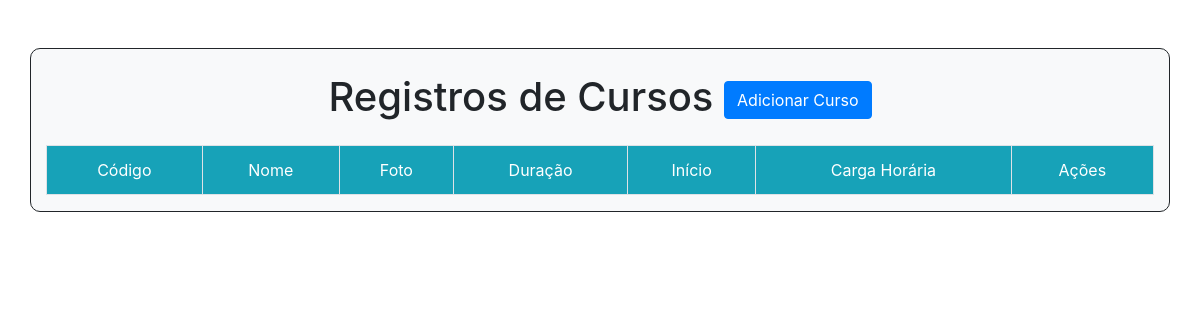
/academico/listar/curso, run on an earlier commit of the app's database.
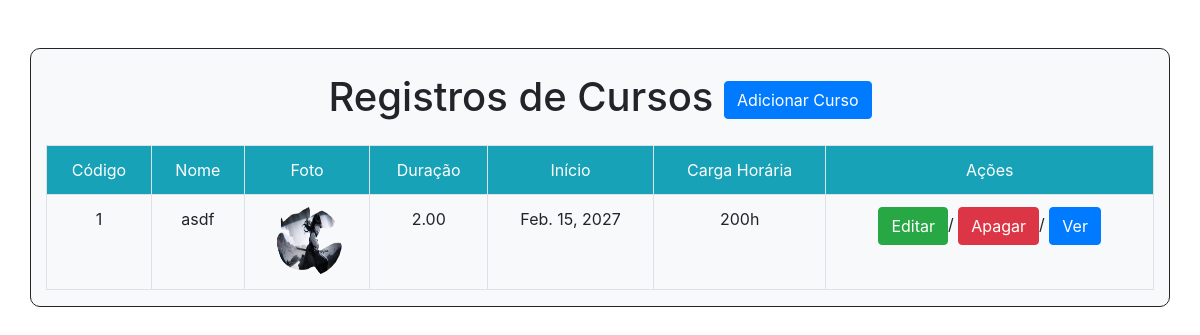
And on a later commit of the database.
### academico/models.py (models this page shows)
class Curso(models.Model):
    codigo = models.IntegerField(max_length=2, primary_key=True)
    nome = models.CharField(max_length=100)
    foto = models.ImageField(upload_to='fotos/cursos')
    duracao = models.DecimalField(max_digits=3, decimal_places=2)
    data_inicio = models.DateField(blank=True, )
    cargaHoraria = models.IntegerField()

### academico/views.py (the view)
# urls.py: path("listar/curso",views.listarCurso, name="listagem"),
def listarCurso(request):
   curso = Curso.objects.all()
   dicionario = { 'registros': curso }
   return render(request, 'listagem_curso.html',context=dicionario)

### academico/templates/listagem_curso.html (shortened to what this page needs)
<!DOCTYPE html>
<html lang="pt-br">
<head>
    <link rel="stylesheet" href="https://cdn.jsdelivr.net/npm/bootstrap@4.6.1/dist/css/bootstrap.min.css">
</head>
<body>
<div class="container mt-5 bg-light" style="border:1px solid ; background-color:#1111; border-radius: 10px;">
    <h1 class="m-4 text-center">Registros de Cursos <a href="/academico/adicionar/curso/" class="btn btn-primary">Adicionar Curso</a></h1>
    <table class="table table-bordered">
        <tr class="bg-info text-white text-center ">
            <td> Código </td>
            <td> Nome </td>
            <td> Foto </td>
            <td> Duração </td>
            <td> Início </td>
            <td> Carga Horária </td>
            <td> Ações </td>
        </tr>
        {% for reg in registros %}
        <tr class="text-center">
            <td>{{ reg.codigo }}</td>
            <td>{{ reg.nome }}</td>
            <td><img src="/midia/{{ reg.foto }}" class="rounded-circle" height="70px" width="70px"></td>
            <td>{{ reg.duracao }}</td>
            <td>{{ reg.data_inicio }}</td>
            <td>{{ reg.cargaHoraria }}h</td>
            <td> <a href="/academico/editar/curso/{{reg.codigo}}" class="btn btn-success">Editar</a>/
                <a href="/academico/deletar/curso/{{reg.codigo}}" class="btn btn-danger">Apagar</a>/
                <a href="/academico/visualizar/curso/{{reg.codigo}}" class="btn btn-primary">Ver</a>
            </td>
        </tr>
    {%endfor%}
    </table>
</div>
</body>
</html>

What changed in the data, as far as the page shows it:
added Curso: codigo "1", nome "asdf", foto (picture), duracao "2.00", data_inicio "Feb. 15, 2027", cargaHoraria "200"
